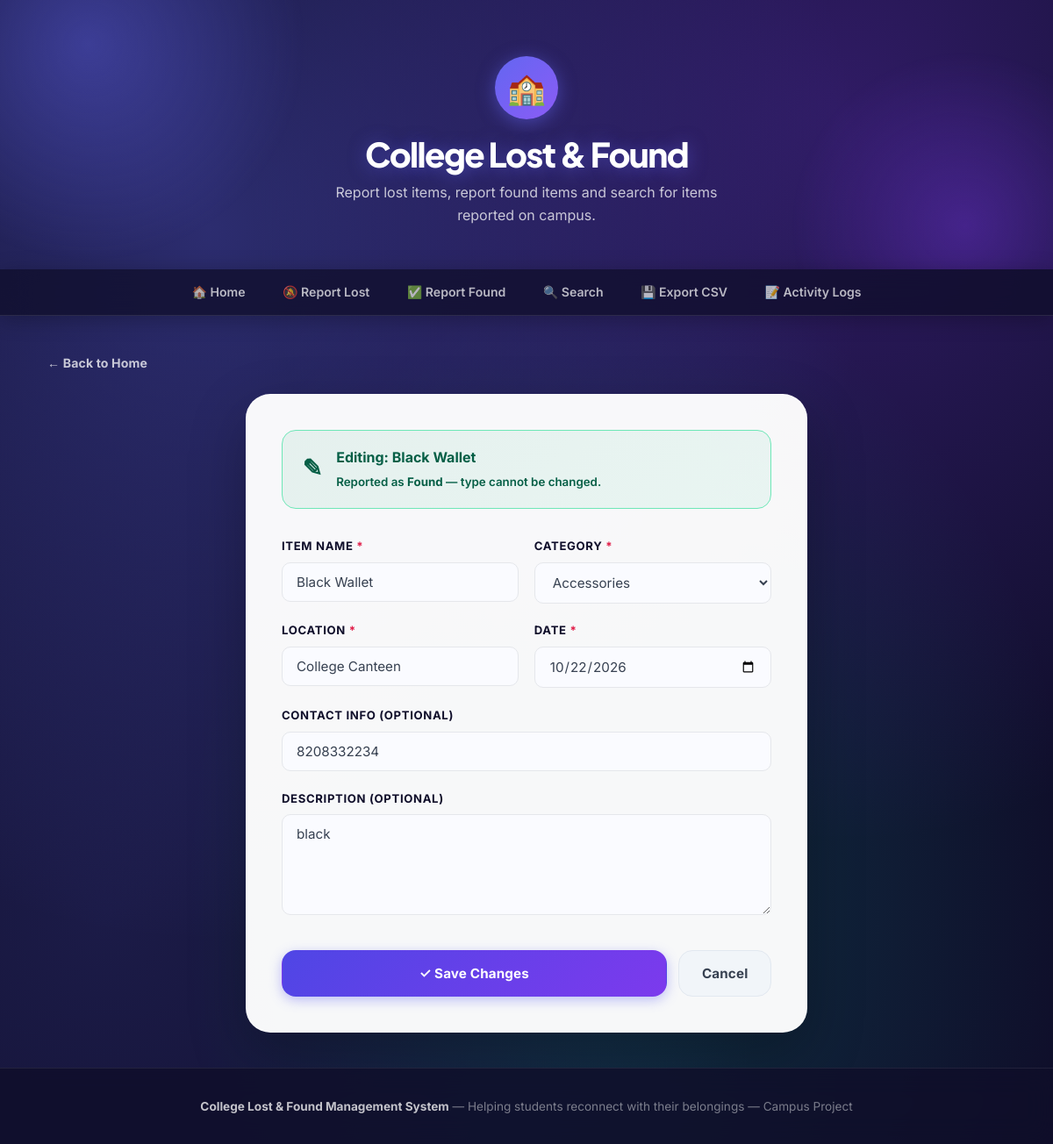
The app's page /edit/4 with its own data.
### tables this page shows
CREATE TABLE items (
            id INTEGER PRIMARY KEY AUTOINCREMENT,
            item_type TEXT NOT NULL,
            item_name TEXT NOT NULL,
            category TEXT NOT NULL,
            location TEXT NOT NULL,
            date TEXT NOT NULL,
            description TEXT
        , contact TEXT, status TEXT NOT NULL DEFAULT 'Open');

### app.py (the view, shortened to what this page needs)
@app.route("/edit/<int:id>", methods=["GET", "POST"])
def edit(id):
    conn = None
    try:                                            # EXCEPTION HANDLING
        conn  = get_db_connection()
        item  = conn.execute("SELECT * FROM items WHERE id=?", (id,)).fetchone()
        if item is None:
            flash("Item not found.", "error")
            return redirect(url_for("home"))
        return render_template("edit.html", item=item)
    except Exception as e:                          # EXCEPTION HANDLING
        flash(f"Error updating item: {str(e)}", "error")
        return redirect(url_for("home"))
    finally:                                        # EXCEPTION HANDLING
        if conn:
            conn.close()

### app.py (called while the page is built)
def get_db_connection():
    conn = sqlite3.connect("database.db")
    conn.row_factory = sqlite3.Row
    return conn

### templates/edit.html (shortened to what this page needs)
{% extends "base.html" %}
{% block content %}
<a href="{{ url_for('home') }}" class="back-link">&#8592; Back to Home</a>
<div class="form-container">
    <div class="form-banner {{ 'lost-banner' if item['item_type'] == 'Lost' else 'found-banner' }}">
        <span class="form-banner-icon">&#9998;</span>
        <div>
            <strong>Editing: {{ item['item_name'] }}</strong><br>
            <small>Reported as <strong>{{ item['item_type'] }}</strong> &mdash; type cannot be changed.</small>
        </div>
    </div>
    <form action="{{ url_for('edit', id=item['id']) }}" method="POST">
        <div class="form-row">
            <div class="form-group">
                <label for="item_name">Item Name <span class="required">*</span></label>
                <input type="text" id="item_name" name="item_name" class="form-control"
                       value="{{ item['item_name'] }}" required>
            </div>
            <div class="form-group">
                <label for="category">Category <span class="required">*</span></label>
                <select id="category" name="category" class="form-control" required>
                    {% set categories = ["Electronics", "Books", "Documents", "Accessories", "Clothing", "ID Card", "Keys", "Other"] %}
                    {% for cat in categories %}
                        <option value="{{ cat }}" {{ 'selected' if item['category'] == cat }}>{{ cat }}</option>
                    {% endfor %}
                </select>
            </div>
        </div>
        <div class="form-row">
            <div class="form-group">
                <label for="location">Location <span class="required">*</span></label>
                <input type="text" id="location" name="location" class="form-control"
                       value="{{ item['location'] }}" required>
            </div>
            <div class="form-group">
                <label for="date">Date <span class="required">*</span></label>
                <input type="date" id="date" name="date" class="form-control"
                       value="{{ item['date'] }}" required>
            </div>
        </div>
        <div class="form-group">
            <label for="contact">Contact Info (Optional)</label>
            <input type="text" id="contact" name="contact" class="form-control"
                   value="{{ item['contact']|default('') }}"
                   placeholder="Your roll number, phone, or email">
        </div>
        <div class="form-group">
            <label for="description">Description (Optional)</label>
            <textarea id="description" name="description" class="form-control">{{ item['description']|default('') }}</textarea>
        </div>
        <div class="form-actions">
            <button type="submit" class="btn btn-primary btn-full btn-lg">&#10003; Save Changes</button>
            <a href="{{ url_for('home') }}" class="btn btn-secondary btn-lg">Cancel</a>
        </div>
    </form>
</div>
{% endblock %}

### static/style.css (style rules this page uses)
:root { --indigo-900: #1e1b4b; --indigo-800: #312e81; --indigo-700: #3730a3; --indigo-600: #4f46e5; --indigo-500: #6366f1; --indigo-400: #818cf8; --indigo-300: #a5b4fc; --violet-600: #7c3aed; --violet-500: #8b5cf6; --teal-500: #14b8a6; --teal-400: #2dd4bf; --rose-600: #e11d48; --rose-500: #f43f5e; --rose-100: #ffe4e6; --emerald-600:#059669; --emerald-400:#34d399; --emerald-100:#d1fae5; --lost-bg: #fff0f3; --lost-text: #be123c; --lost-border: #fda4af; --lost-solid: #e11d48; --found-bg: #ecfdf5; --found-text: #065f46; --found-border: #6ee7b7; --found-solid: #059669; --claimed-bg: #f5f3ff; --claimed-text: #5b21b6; --claimed-border:#c4b5fd; --glass-bg: rgba(255,255,255,0.18); --glass-border: rgba(255,255,255,0.35); --glass-shadow: 0 8px 32px rgba(31,38,135,0.18); --bg-page: #0f0e2a; --card-bg: rgba(255,255,255,0.97); --text-h: #0f0e2a; --text-body: #374151; --text-muted: #6b7280; --border: rgba(255,255,255,0.25); --border-solid: #e5e7eb; --border-light: #f3f4f6; --sh-sm: 0 1px 3px rgba(0,0,0,0.08); --sh-md: 0 4px 16px rgba(79,70,229,0.12); --sh-lg: 0 8px 32px rgba(79,70,229,0.18); --sh-xl: 0 20px 60px rgba(79,70,229,0.25); --sh-glow-lost: 0 0 30px rgba(225,29,72,0.25); --sh-glow-found: 0 0 30px rgba(5,150,105,0.25); --r-sm: 10px; --r-md: 16px; --r-lg: 22px; --r-xl: 28px; --r-pill: 9999px; }
*, *::before, *::after { box-sizing: border-box; margin: 0; padding: 0; }
html { scroll-behavior: smooth; }
body { font-family: 'Inter', system-ui, sans-serif; background: var(--bg-page); color: var(--text-body); line-height: 1.65; display: flex; flex-direction: column; min-height: 100vh; background-image: radial-gradient(ellipse at 20% 20%, rgba(99,102,241,0.35) 0%, transparent 55%), radial-gradient(ellipse at 80% 10%, rgba(124,58,237,0.30) 0%, transparent 50%), radial-gradient(ellipse at 60% 80%, rgba(20,184,166,0.20) 0%, transparent 50%), radial-gradient(ellipse at 10% 80%, rgba(99,102,241,0.15) 0%, transparent 50%); background-attachment: fixed; }
.btn { display: inline-flex; align-items: center; justify-content: center; gap: 0.3rem; padding: 0.55rem 0.9rem; font-size: 0.78rem; font-weight: 700; font-family: inherit; border-radius: var(--r-sm); border: 1.5px solid transparent; cursor: pointer; text-decoration: none; transition: all .18s cubic-bezier(.16,1,.3,1); white-space: nowrap; letter-spacing: 0.01em; }
.btn-primary { background: linear-gradient(135deg, var(--indigo-600), var(--violet-600)); color: #fff; box-shadow: 0 4px 14px rgba(99,102,241,0.4); }
.btn-secondary { background: #f1f5f9; color: var(--text-body); border-color: #e2e8f0; }
.btn-full { width: 100%; }
.btn-lg { padding: 0.8rem 1.6rem; font-size: 0.95rem; border-radius: var(--r-md); }
.form-container { max-width: 640px; margin: 0 auto; background: rgba(255,255,255,0.97); border: 1px solid rgba(255,255,255,0.6); border-radius: var(--r-xl); padding: 2.5rem; box-shadow: 0 24px 64px rgba(0,0,0,0.25), 0 0 0 1px rgba(255,255,255,0.1) inset; animation: cardIn .4s cubic-bezier(.16,1,.3,1); }
.form-banner { display: flex; align-items: center; gap: 1rem; padding: 1.1rem 1.4rem; border-radius: var(--r-md); margin-bottom: 2rem; font-weight: 600; }
.form-banner.found-banner { background: linear-gradient(135deg, rgba(5,150,105,.08), rgba(52,211,153,.08)); color: var(--found-text); border: 1.5px solid var(--found-border); }
.form-banner-icon { font-size: 1.7rem; }
.form-group { margin-bottom: 1.3rem; }
.form-group label { display: block; font-weight: 700; font-size: 0.82rem; text-transform: uppercase; letter-spacing: 0.05em; margin-bottom: 0.45rem; color: var(--text-h); }
.required { color: var(--rose-600); }
.form-control { width: 100%; padding: 0.75rem 1rem; font-size: 0.95rem; font-family: inherit; border: 1.5px solid #e5e7eb; border-radius: var(--r-sm); background: #fafbff; color: var(--text-body); transition: border-color .18s, box-shadow .18s, background .18s; }
textarea.form-control { resize: vertical; min-height: 115px; }
.form-row { display: grid; grid-template-columns: 1fr 1fr; gap: 1.1rem; }
.form-actions { display: flex; gap: 0.85rem; margin-top: 2rem; }
.back-link { display: inline-flex; align-items: center; gap: 0.4rem; color: rgba(255,255,255,0.75); font-weight: 700; font-size: 0.88rem; text-decoration: none; margin-bottom: 1.5rem; transition: color .15s, gap .15s; letter-spacing: 0.01em; }

### records on screen
items: item_name "Black Wallet", item_type "Found", location "College Canteen", date "10/22/2026", contact "8208332234", description "black"

### other values on screen
form field category "Accessories"
